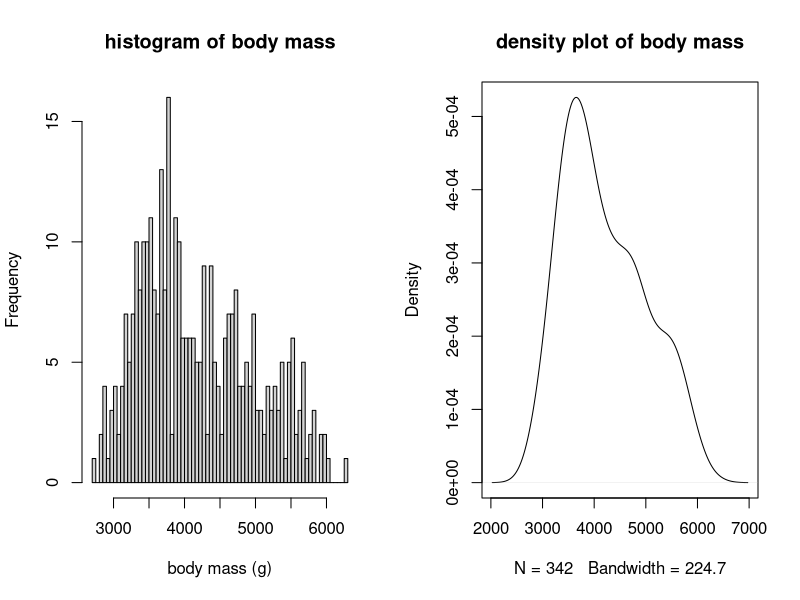
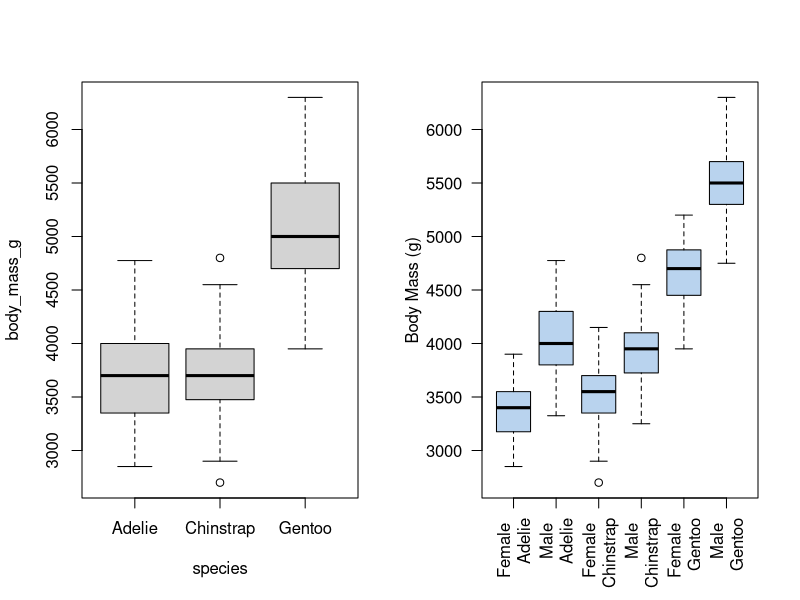

Write R code to recreate these figures, in order.
# Using Models 2

#Prep the workspace

rm(list = ls())

require(here)
require(palmerpenguins)

# t-test reviews

# First: are the mean flipper lengths of Gentoo penguins different
# than zero?

t.test(subset(penguins, species == "Gentoo")$flipper_length_mm)

# Yes, p < 2.2e-16

#Now, test whether Gentoo penguin flipper lengths are equal to 218 mm?

t.test(
  x = subset(penguins, species == "Gentoo")$flipper_length_mm,
  mu = 218
)

# Not equal to 218 mm, p = 0.1669. Fail to reject null. 

# Third: Are Gentoo penguin flippers smaller than 218 mm?

t.test(
  x = subset(penguins, species == "Gentoo")$flipper_length_mm,
  mu = 218,
  alternative = "less"
)

# No, p = 0.08347. Fail to reject the null that Gentoo penguin flippers
# are not smaller than 218 mm. 95% CI = 218.1561

################################################################################

# Two-Sample t-tests

# Are the flipper lengths of Adelie and Gentoo penguins different than zero? 

# code showing - species != "Chinstrap" - subsets the data to remove Chinstrap penguins

t.test(flipper_length_mm ~ species, data = subset(penguins, species != "Chinstrap"))

# Yes, p < 2.2e-16, alternative hypothesis that the true difference in means between group Adelie 
# and group Gentoo is not equal to 0 supported, reject the null hypothesis.

# To modify this to test whether Adelie penguins have shorter flippers
# than Gentoo, you could add the *alternative = less* portion of the code

################################################################################

# 1-Way ANOVA

# Graphical data exploration 

par(mfrow = c(1, 2))
hist(penguins$body_mass_g, breaks = 80, main = "histogram of body mass", xlab = "body mass (g)")
plot(density(penguins$body_mass_g, na.rm = TRUE), main = "density plot of body mass")

# Add some conditional boxplots

require(palmerpenguins)
boxplot(body_mass_g ~ species, data = penguins)

#Conditional boxplot for both sex and species

require(palmerpenguins)
boxplot(formula = body_mass_g ~ sex * species, data = penguins, 
        names = c(" Female \n Adelie", "Male \n Adelie", "Female \n Chinstrap", "Male \n Chinstrap",
                  "Female \n Gentoo", "Male \n Gentoo"),
        xlab = "",
        ylab = "Body Mass (g)", las = 2, col = "slategray2")


# Testing for normality

dat_chinstrap = subset(penguins, species == "Chinstrap")
mean(dat_chinstrap$body_mass_g, na.rm = TRUE)
shapiro.test(dat_chinstrap$body_mass_g)

# Data are normally distributed, p = 0.56, fail to reject null that
# the data are drawn from a normally distributed popoulation. 

# From Mike: "Here’s a cool shortcut for calculating the species mean body 
# masses using aggregate() and the formula notation:

aggregate(body_mass_g ~ species, data = penguins, FUN = mean)

# Now use this to test each for normality of each species

aggregate(
  body_mass_g ~ species,
  data = penguins,
  FUN = function(x) shapiro.test(x)$p.value)

# Adelie aren't really normal! p = 0.032

###############################################################

# Fitting a linear model

fit_species = lm(body_mass_g ~ species, data = penguins)
summary(fit_species)

##################################################################

# Conduct the ANOVA

anova(fit_species)

# There is a significant effect of species on body mass (p < 2.2e-16)

#################################################################

# Two-Way Additive ANOVA

# Fit a two-way model. First one doesn't include interaction terms, only that 
# we want to see if there is an effect of sex AND species.

fit_additive = lm(body_mass_g ~ sex + species, data = penguins)

anova(fit_additive)

# Significant effect of species and sex! Both have p <2.2e-16

###################################################################

# Two Way (interactive) Factorial ANOVA

# This version looks for an interaction between the two categorical
# variables.

fit_both = lm(body_mass_g ~ sex * species, data = penguins)

summary(fit_both)

anova(fit_both)

#####################################################################

# Simple Linear Regression

require(palmerpenguins)

pen_reg <- lm(bill_length_mm ~ body_mass_g, data = penguins)

summary(pen_reg)

#####################################################################


